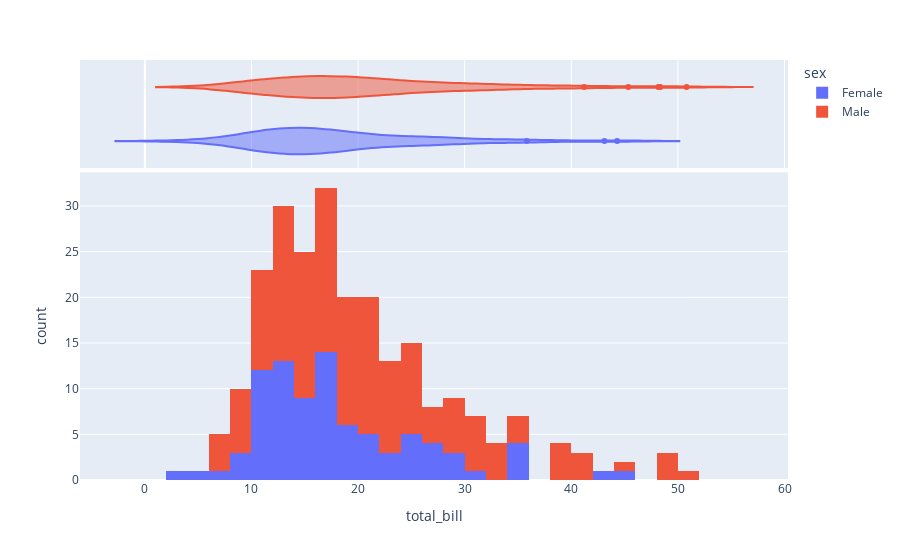

The code cell stored with this chart in its notebook:
### Code cell
fig = px.histogram(
    data_frame=tips,
    x="total_bill",
    color="sex",
    marginal="violin",  # can be `rug`, `box`, `violin`
    hover_data=tips.columns,
)
fig.show()

### Figure 1 — Plotly figure (JSON) as saved in the notebook; plotly's stock layout.template omitted (floating-point values rounded to 4 significant figures; data arrays with more than 128 entries replaced by an {"elided": "..."} marker saying what was removed)
{"data": [{"alignmentgroup": "True", "bingroup": "x", "hovertemplate": "sex=Female<br>total_bill=%{x}<br>count=%{y}<extra></extra>", "legendgroup": "Female", "marker": {"color": "#636efa", "pattern": {"shape": ""}}, "name": "Female", "offsetgroup": "Female", "orientation": "v", "showlegend": true, "type": "histogram", "x": [16.99, 24.59, 35.26, 14.83, 10.33, 16.97, 20.29, 15.77, 19.65, 15.06, 20.69, 16.93, 10.29, 34.81, 26.41, 16.45, 3.07, 17.07, 26.86, 25.28, 14.73, 10.07, 34.83, 5.75, 16.32, 22.75, 11.35, 15.38, 44.3, 22.42, 20.92, 14.31, 7.25, 25.71, 17.31, 10.65, 12.43, 24.08, 13.42, 12.48, 29.8, 14.52, 11.38, 20.27, 11.17, 12.26, 18.26, 8.51, 10.33, 14.15, 13.16, 17.47, 27.05, 16.43, 8.35, 18.64, 11.87, 29.85, 25, 13.39, 16.21, 17.51, 10.59, 10.63, 9.6, 20.9, 18.15, 19.81, 43.11, 13, 12.74, 13, 16.4, 16.47, 12.76, 13.27, 28.17, 12.9, 30.14, 13.42, 15.98, 16.27, 10.09, 22.12, 35.83, 27.18, 18.78], "xaxis": "x", "yaxis": "y"}, {"alignmentgroup": "True", "customdata": {"elided": "87x6 mixed values"}, "hovertemplate": "sex=%{customdata[1]}<br>total_bill=%{x}<br>tip=%{customdata[0]}<br>smoker=%{customdata[2]}<br>day=%{customdata[3]}<br>time=%{customdata[4]}<br>size=%{customdata[5]}<extra></extra>", "legendgroup": "Female", "marker": {"color": "#636efa"}, "name": "Female", "offsetgroup": "Female", "scalegroup": "x", "showlegend": false, "type": "violin", "x": [16.99, 24.59, 35.26, 14.83, 10.33, 16.97, 20.29, 15.77, 19.65, 15.06, 20.69, 16.93, 10.29, 34.81, 26.41, 16.45, 3.07, 17.07, 26.86, 25.28, 14.73, 10.07, 34.83, 5.75, 16.32, 22.75, 11.35, 15.38, 44.3, 22.42, 20.92, 14.31, 7.25, 25.71, 17.31, 10.65, 12.43, 24.08, 13.42, 12.48, 29.8, 14.52, 11.38, 20.27, 11.17, 12.26, 18.26, 8.51, 10.33, 14.15, 13.16, 17.47, 27.05, 16.43, 8.35, 18.64, 11.87, 29.85, 25, 13.39, 16.21, 17.51, 10.59, 10.63, 9.6, 20.9, 18.15, 19.81, 43.11, 13, 12.74, 13, 16.4, 16.47, 12.76, 13.27, 28.17, 12.9, 30.14, 13.42, 15.98, 16.27, 10.09, 22.12, 35.83, 27.18, 18.78], "xaxis": "x2", "yaxis": "y2"}, {"alignmentgroup": "True", "bingroup": "x", "hovertemplate": "sex=Male<br>total_bill=%{x}<br>count=%{y}<extra></extra>", "legendgroup": "Male", "marker": {"color": "#EF553B", "pattern": {"shape": ""}}, "name": "Male", "offsetgroup": "Male", "orientation": "v", "showlegend": true, "type": "histogram", "x": {"elided": "157 float values"}, "xaxis": "x", "yaxis": "y"}, {"alignmentgroup": "True", "customdata": {"elided": "157x6 mixed values"}, "hovertemplate": "sex=%{customdata[1]}<br>total_bill=%{x}<br>tip=%{customdata[0]}<br>smoker=%{customdata[2]}<br>day=%{customdata[3]}<br>time=%{customdata[4]}<br>size=%{customdata[5]}<extra></extra>", "legendgroup": "Male", "marker": {"color": "#EF553B"}, "name": "Male", "offsetgroup": "Male", "scalegroup": "x", "showlegend": false, "type": "violin", "x": {"elided": "157 float values"}, "xaxis": "x2", "yaxis": "y2"}], "layout": {"barmode": "relative", "legend": {"title": {"text": "sex"}, "tracegroupgap": 0}, "margin": {"t": 60}, "xaxis": {"anchor": "y", "domain": [0, 1], "title": {"text": "total_bill"}}, "xaxis2": {"anchor": "y2", "domain": [0, 1], "matches": "x", "showgrid": true, "showticklabels": false}, "yaxis": {"anchor": "x", "domain": [0, 0.7326], "title": {"text": "count"}}, "yaxis2": {"anchor": "x2", "domain": [0.7426, 1], "matches": "y2", "showgrid": false, "showline": false, "showticklabels": false, "ticks": ""}}}
